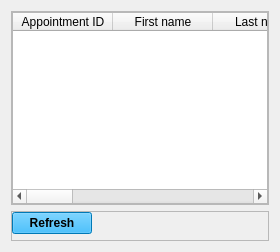
             <widget class="QWidget" name="Schedule">
              <attribute name="title">
               <string>SCHEDULE</string>
              </attribute>
              <layout class="QVBoxLayout" name="verticalLayout_2">
               <item>
                <widget class="QFrame" name="frame">
                 <property name="frameShape">
                  <enum>QFrame::StyledPanel</enum>
                 </property>
                 <property name="frameShadow">
                  <enum>QFrame::Raised</enum>
                 </property>
                 <layout class="QVBoxLayout" name="verticalLayout_3">
                  <property name="leftMargin">
                   <number>0</number>
                  </property>
                  <property name="topMargin">
                   <number>0</number>
                  </property>
                  <property name="rightMargin">
                   <number>0</number>
                  </property>
                  <property name="bottomMargin">
                   <number>0</number>
                  </property>
                  <item>
                   <widget class="QTableWidget" name="table_schedule">
                    <property name="editTriggers">
                     <set>QAbstractItemView::NoEditTriggers</set>
                    </property>
                    <column>
                     <property name="text">
                      <string>Appointment ID</string>
                     </property>
                    </column>
                    <column>
                     <property name="text">
                      <string>First name</string>
                     </property>
                    </column>
                    <column>
                     <property name="text">
                      <string>Last name</string>
                     </property>
                    </column>
                    <column>
                     <property name="text">
                      <string>Date</string>
                     </property>
                    </column>
                    <column>
                     <property name="text">
                      <string>From</string>
                     </property>
                    </column>
                    <column>
                     <property name="text">
                      <string>To</string>
                     </property>
                    </column>
                    <column>
                     <property name="text">
                      <string>Phone Number</string>
                     </property>
                    </column>
                    <column>
                     <property name="text">
                      <string>Note</string>
                     </property>
                    </column>
                    <column>
                     <property name="text">
                      <string>Price</string>
                     </property>
                    </column>
                    <column>
                     <property name="text">
                      <string>patient ID</string>
                     </property>
                    </column>
                   </widget>
                  </item>
                 </layout>
                </widget>
               </item>
               <item>
                <widget class="QFrame" name="frame_4">
                 <property name="frameShape">
                  <enum>QFrame::StyledPanel</enum>
                 </property>
                 <property name="frameShadow">
                  <enum>QFrame::Raised</enum>
                 </property>
                 <layout class="QHBoxLayout" name="horizontalLayout_5">
                  <property name="leftMargin">
                   <number>0</number>
                  </property>
                  <property name="topMargin">
                   <number>0</number>
                  </property>
                  <property name="rightMargin">
                   <number>0</number>
                  </property>
                  <property name="bottomMargin">
                   <number>6</number>
                  </property>
                  <item alignment="Qt::AlignLeft|Qt::AlignBottom">
                   <widget class="QPushButton" name="refresh_btn">
                    <property name="font">
                     <font>
                      <weight>75</weight>
                      <bold>true</bold>
                     </font>
                    </property>
                    <property name="styleSheet">
                     <string notr="true">background-color: rgb(0, 170, 255);</string>
                    </property>
                    <property name="text">
                     <string>Refresh</string>
                    </property>
                    <property name="icon">
                     <iconset>
                      <normaloff>icons/icons8-refresh-30.png</normaloff>icons/icons8-refresh-30.png</iconset>
                    </property>
                   </widget>
                  </item>
                 </layout>
                </widget>
               </item>
              </layout>
             </widget>
